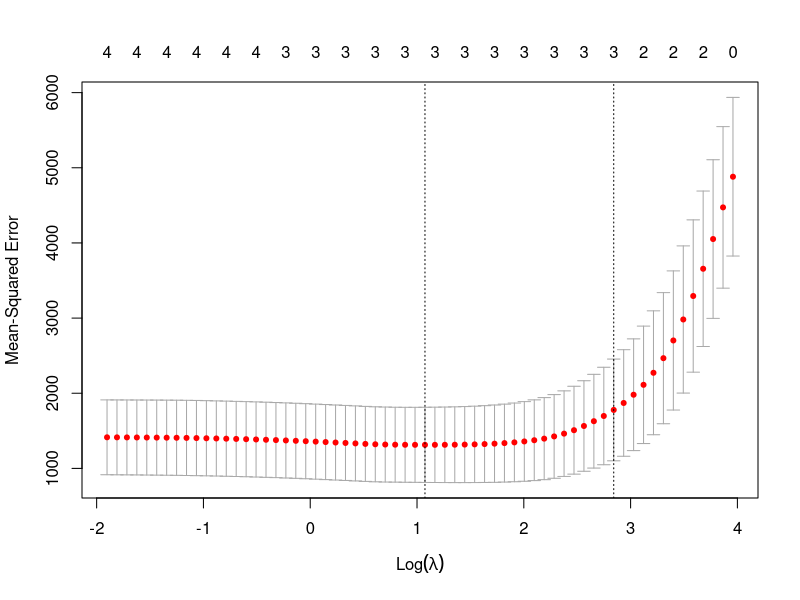

This figure's R source:
## ---- chunk 1
#define response variable
y <- mtcars$hp

#define matrix of predictor variables
x <- data.matrix(mtcars[, c('mpg', 'wt', 'drat', 'qsec')])
## ---- chunk 2
library(glmnet)

#perform k-fold cross-validation to find optimal lambda value
cv_model <- cv.glmnet(x, y, alpha = 1)

#find optimal lambda value that minimizes test MSE
best_lambda <- cv_model$lambda.min
best_lambda

#produce plot of test MSE by lambda value
plot(cv_model) 
## ---- chunk 3
#find coefficients of best model
best_model <- glmnet(x, y, alpha = 1, lambda = best_lambda)
coef(best_model)
## ---- chunk 4
#define new observation
new = matrix(c(24, 2.5, 3.5, 18.5), nrow=1, ncol=4) 

#use lasso regression model to predict response value
predict(best_model, s = best_lambda, newx = new)
## ---- chunk 5
#use fitted best model to make predictions
y_predicted <- predict(best_model, s = best_lambda, newx = x)

#find SST and SSE
sst <- sum((y - mean(y))^2)
sse <- sum((y_predicted - y)^2)

#find R-Squared
rsq <- 1 - sse/sst
rsq
